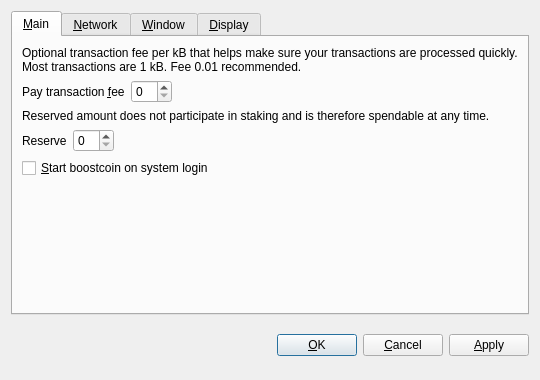
<?xml version="1.0" encoding="UTF-8"?>
<ui version="4.0">
 <class>OptionsDialog</class>
 <widget class="QDialog" name="OptionsDialog">
  <property name="geometry">
   <rect>
    <x>0</x>
    <y>0</y>
    <width>540</width>
    <height>380</height>
   </rect>
  </property>
  <property name="windowTitle">
   <string>Options</string>
  </property>
  <property name="modal">
   <bool>true</bool>
  </property>
  <layout class="QVBoxLayout" name="verticalLayout">
   <item>
    <widget class="QTabWidget" name="tabWidget">
     <property name="tabPosition">
      <enum>QTabWidget::North</enum>
     </property>
     <property name="currentIndex">
      <number>0</number>
     </property>
     <widget class="QWidget" name="tabMain">
      <attribute name="title">
       <string>&amp;Main</string>
      </attribute>
      <layout class="QVBoxLayout" name="verticalLayout_Main">
       <item>
        <widget class="QLabel" name="transactionFeeInfoLabel">
         <property name="text">
          <string>Optional transaction fee per kB that helps make sure your transactions are processed quickly. Most transactions are 1 kB. Fee 0.01 recommended.</string>
         </property>
         <property name="textFormat">
          <enum>Qt::PlainText</enum>
         </property>
         <property name="wordWrap">
          <bool>true</bool>
         </property>
        </widget>
       </item>
       <item>
        <layout class="QHBoxLayout" name="horizontalLayoutFee">
         <item>
          <widget class="QLabel" name="transactionFeeLabel">
           <property name="text">
            <string>Pay transaction &amp;fee</string>
           </property>
           <property name="textFormat">
            <enum>Qt::PlainText</enum>
           </property>
           <property name="buddy">
            <cstring>transactionFee</cstring>
           </property>
          </widget>
         </item>
         <item>
          <widget class="BitcoinAmountField" name="transactionFee"/>
         </item>
         <item>
          <spacer name="horizontalSpacerFee">
           <property name="orientation">
            <enum>Qt::Horizontal</enum>
           </property>
           <property name="sizeHint" stdset="0">
            <size>
             <width>40</width>
             <height>20</height>
            </size>
           </property>
          </spacer>
         </item>
        </layout>
       </item>
       <item>
        <widget class="QLabel" name="reserveBalanceInfoLabel">
         <property name="text">
          <string>Reserved amount does not participate in staking and is therefore spendable at any time.</string>
         </property>
         <property name="textFormat">
          <enum>Qt::PlainText</enum>
         </property>
         <property name="wordWrap">
          <bool>true</bool>
         </property>
        </widget>
       </item>
       <item>
        <layout class="QHBoxLayout" name="horizontalLayoutReserveBalance">
         <item>
          <widget class="QLabel" name="reserveBalanceLabel">
           <property name="text">
            <string>Reserve</string>
           </property>
           <property name="textFormat">
            <enum>Qt::PlainText</enum>
           </property>
           <property name="buddy">
            <cstring>reserveBalance</cstring>
           </property>
          </widget>
         </item>
         <item>
          <widget class="BitcoinAmountField" name="reserveBalance"/>
         </item>
         <item>
          <spacer name="horizontalSpacerReserveBalance">
           <property name="orientation">
            <enum>Qt::Horizontal</enum>
           </property>
           <property name="sizeHint" stdset="0">
            <size>
             <width>40</width>
             <height>20</height>
            </size>
           </property>
          </spacer>
         </item>
        </layout>
       </item>
       <item>
        <widget class="QCheckBox" name="bitcoinAtStartup">
         <property name="toolTip">
          <string>Automatically start boostcoin after logging in to the system.</string>
         </property>
         <property name="text">
          <string>&amp;Start boostcoin on system login</string>
         </property>
        </widget>
       </item>
       <item>
        <spacer name="verticalSpacer_Main">
         <property name="orientation">
          <enum>Qt::Vertical</enum>
         </property>
         <property name="sizeHint" stdset="0">
          <size>
           <width>20</width>
           <height>40</height>
          </size>
         </property>
        </spacer>
       </item>
      </layout>
     </widget>
     <widget class="QWidget" name="tabNetwork">
      <attribute name="title">
       <string>&amp;Network</string>
      </attribute>
      <layout class="QVBoxLayout" name="verticalLayout_Network">
       <item>
        <widget class="QCheckBox" name="mapPortUpnp">
         <property name="toolTip">
          <string>Automatically open the boostcoin client port on the router. This only works when your router supports UPnP and it is enabled.</string>
         </property>
         <property name="text">
          <string>Map port using &amp;UPnP</string>
         </property>
        </widget>
       </item>
       <item>
        <widget class="QCheckBox" name="connectSocks">
         <property name="toolTip">
          <string>Connect to the boostcoin network through a SOCKS5 proxy (e.g. when connecting through Tor).</string>
         </property>
         <property name="text">
          <string>&amp;Connect through SOCKS5 proxy:</string>
         </property>
        </widget>
       </item>
       <item>
        <layout class="QHBoxLayout" name="horizontalLayout_Network">
         <item>
          <widget class="QLabel" name="proxyIpLabel">
           <property name="text">
            <string>Proxy &amp;IP:</string>
           </property>
           <property name="textFormat">
            <enum>Qt::PlainText</enum>
           </property>
           <property name="buddy">
            <cstring>proxyIp</cstring>
           </property>
          </widget>
         </item>
         <item>
          <widget class="QValidatedLineEdit" name="proxyIp">
           <property name="maximumSize">
            <size>
             <width>140</width>
             <height>16777215</height>
            </size>
           </property>
           <property name="toolTip">
            <string>IP address of the proxy (e.g. 127.0.0.1)</string>
           </property>
          </widget>
         </item>
         <item>
          <widget class="QLabel" name="proxyPortLabel">
           <property name="text">
            <string>&amp;Port:</string>
           </property>
           <property name="textFormat">
            <enum>Qt::PlainText</enum>
           </property>
           <property name="buddy">
            <cstring>proxyPort</cstring>
           </property>
          </widget>
         </item>
         <item>
          <widget class="QLineEdit" name="proxyPort">
           <property name="maximumSize">
            <size>
             <width>55</width>
             <height>16777215</height>
            </size>
           </property>
           <property name="toolTip">
            <string>Port of the proxy (e.g. 9050)</string>
           </property>
          </widget>
         </item>
         <item>
          <spacer name="horizontalSpacer_Network">
           <property name="orientation">
            <enum>Qt::Horizontal</enum>
           </property>
           <property name="sizeHint" stdset="0">
            <size>
             <width>40</width>
             <height>20</height>
            </size>
           </property>
          </spacer>
         </item>
        </layout>
       </item>
       <item>
        <spacer name="verticalSpacer_Network">
         <property name="orientation">
          <enum>Qt::Vertical</enum>
         </property>
         <property name="sizeHint" stdset="0">
          <size>
           <width>20</width>
           <height>40</height>
          </size>
         </property>
        </spacer>
       </item>
      </layout>
     </widget>
     <widget class="QWidget" name="tabWindow">
      <attribute name="title">
       <string>&amp;Window</string>
      </attribute>
      <layout class="QVBoxLayout" name="verticalLayout_Window">
       <item>
        <widget class="QCheckBox" name="minimizeToTray">
         <property name="toolTip">
          <string>Show only a tray icon after minimizing the window.</string>
         </property>
         <property name="text">
          <string>&amp;Minimize to the tray instead of the taskbar</string>
         </property>
        </widget>
       </item>
       <item>
        <widget class="QCheckBox" name="minimizeOnClose">
         <property name="toolTip">
          <string>Minimize instead of exit the application when the window is closed. When this option is enabled, the application will be closed only after selecting Quit in the menu.</string>
         </property>
         <property name="text">
          <string>M&amp;inimize on close</string>
         </property>
        </widget>
       </item>
       <item>
        <spacer name="verticalSpacer_Window">
         <property name="orientation">
          <enum>Qt::Vertical</enum>
         </property>
         <property name="sizeHint" stdset="0">
          <size>
           <width>20</width>
           <height>40</height>
          </size>
         </property>
        </spacer>
       </item>
      </layout>
     </widget>
     <widget class="QWidget" name="tabDisplay">
      <attribute name="title">
       <string>&amp;Display</string>
      </attribute>
      <layout class="QVBoxLayout" name="verticalLayout_Display">
       <item>
        <layout class="QHBoxLayout" name="horizontalLayout_1_Display">
         <item>
          <widget class="QLabel" name="langLabel">
           <property name="text">
            <string>User Interface &amp;language:</string>
           </property>
           <property name="textFormat">
            <enum>Qt::PlainText</enum>
           </property>
           <property name="buddy">
            <cstring>lang</cstring>
           </property>
          </widget>
         </item>
         <item>
          <widget class="QValueComboBox" name="lang">
           <property name="toolTip">
            <string>The user interface language can be set here. This setting will take effect after restarting boostcoin.</string>
           </property>
          </widget>
         </item>
        </layout>
       </item>
       <item>
        <layout class="QHBoxLayout" name="horizontalLayout_2_Display">
         <item>
          <widget class="QLabel" name="unitLabel">
           <property name="text">
            <string>&amp;Unit to show amounts in:</string>
           </property>
           <property name="textFormat">
            <enum>Qt::PlainText</enum>
           </property>
           <property name="buddy">
            <cstring>unit</cstring>
           </property>
          </widget>
         </item>
         <item>
          <widget class="QValueComboBox" name="unit">
           <property name="toolTip">
            <string>Choose the default subdivision unit to show in the interface and when sending coins.</string>
           </property>
          </widget>
         </item>
        </layout>
       </item>
       <item>
        <widget class="QCheckBox" name="coinControlFeatures">
         <property name="toolTip">
          <string>Whether to show coin control features or not.</string>
         </property>
         <property name="text">
          <string>Display coin &amp;control features (experts only!)</string>
         </property>
        </widget>
       </item>
       <item>
        <spacer name="verticalSpacer_Display">
         <property name="orientation">
          <enum>Qt::Vertical</enum>
         </property>
         <property name="sizeHint" stdset="0">
          <size>
           <width>20</width>
           <height>40</height>
          </size>
         </property>
        </spacer>
       </item>
      </layout>
     </widget>
    </widget>
   </item>
   <item>
    <layout class="QHBoxLayout" name="horizontalLayout_Buttons">
     <item>
      <spacer name="horizontalSpacer_1">
       <property name="orientation">
        <enum>Qt::Horizontal</enum>
       </property>
       <property name="sizeHint" stdset="0">
        <size>
         <width>40</width>
         <height>48</height>
        </size>
       </property>
      </spacer>
     </item>
     <item>
      <widget class="QLabel" name="statusLabel">
       <property name="font">
        <font>
         <weight>75</weight>
         <bold>true</bold>
        </font>
       </property>
       <property name="text">
        <string/>
       </property>
       <property name="textFormat">
        <enum>Qt::PlainText</enum>
       </property>
       <property name="wordWrap">
        <bool>true</bool>
       </property>
      </widget>
     </item>
     <item>
      <spacer name="horizontalSpacer_2">
       <property name="orientation">
        <enum>Qt::Horizontal</enum>
       </property>
       <property name="sizeHint" stdset="0">
        <size>
         <width>40</width>
         <height>48</height>
        </size>
       </property>
      </spacer>
     </item>
     <item>
      <widget class="QPushButton" name="okButton">
       <property name="text">
        <string>&amp;OK</string>
       </property>
      </widget>
     </item>
     <item>
      <widget class="QPushButton" name="cancelButton">
       <property name="text">
        <string>&amp;Cancel</string>
       </property>
       <property name="autoDefault">
        <bool>false</bool>
       </property>
      </widget>
     </item>
     <item>
      <widget class="QPushButton" name="applyButton">
       <property name="text">
        <string>&amp;Apply</string>
       </property>
       <property name="autoDefault">
        <bool>false</bool>
       </property>
      </widget>
     </item>
    </layout>
   </item>
  </layout>
 </widget>
 <customwidgets>
  <customwidget>
   <class>BitcoinAmountField</class>
   <extends>QSpinBox</extends>
   <header>bitcoinamountfield.h</header>
  </customwidget>
  <customwidget>
   <class>QValueComboBox</class>
   <extends>QComboBox</extends>
   <header>qvaluecombobox.h</header>
  </customwidget>
  <customwidget>
   <class>QValidatedLineEdit</class>
   <extends>QLineEdit</extends>
   <header>qvalidatedlineedit.h</header>
  </customwidget>
 </customwidgets>
 <resources/>
 <connections/>
</ui>
